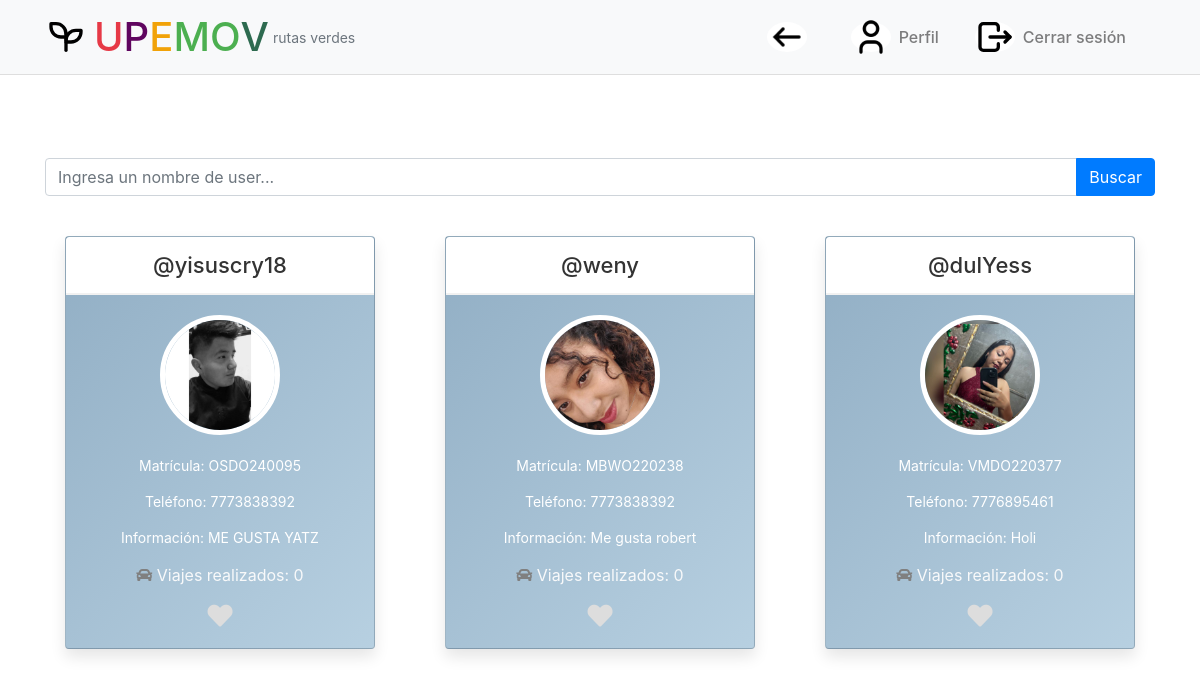
Page /view/perfil/perfiles_c.php (signed in) on the committed database.
### tables this page shows
CREATE TABLE perfiles (
    id INT NOT NULL AUTO_INCREMENT PRIMARY KEY,
    idAlumno INT NOT NULL,
    nombreUser TEXT NULL,
    matricula TEXT NULL,
    telefono TEXT NOT NULL,
    valoracion ENUM('1', '2', '3', '4', '5') NULL,
    viajes INT NULL,
    informacion TEXT NULL,
    imagen VARCHAR(255) NULL,
    FOREIGN KEY (idAlumno) REFERENCES usuarios(id) 
    ON DELETE CASCADE 
    ON UPDATE CASCADE
);

### model/buscar_perfiles.php (called while the page is built, shortened)
<?php
include('db.php');
$searchTerm = isset($_GET['search']) ? trim($_GET['search']) : '';
if ($searchTerm) {
    $query = "SELECT * FROM perfiles WHERE nombreUser LIKE ?";
    $stmt = $conn->prepare($query);
    $searchTerm = "%$searchTerm%";
    $stmt->bind_param('s', $searchTerm);
    $stmt->execute();
    $result = $stmt->get_result();
} else {
    $query = "SELECT * FROM perfiles";
    $result = mysqli_query($conn, $query);
}
$profiles = mysqli_fetch_all($result, MYSQLI_ASSOC);
?>

### view/perfil/perfiles_c.php (the view, shortened to what this page needs)
<link href="../../public/css/perfiles.css" rel="stylesheet">
<?php
include('../../model/buscar_perfiles.php');
include '../conductor/header_conductor.php';
?>
<!DOCTYPE html>
<html lang="es">
<head>
    <link href="https://stackpath.bootstrapcdn.com/bootstrap/4.5.2/css/bootstrap.min.css" rel="stylesheet">
    <link href="https://cdnjs.cloudflare.com/ajax/libs/font-awesome/5.15.4/css/all.min.css" rel="stylesheet">
</head>
<body>
    <div class="container mt-5">
        <form method="GET" class="search-bar">
            <div class="input-group">
                <input type="text" name="search" class="form-control" placeholder="Ingresa un nombre de user..." value="<?php echo htmlspecialchars(isset($_GET['search']) ? $_GET['search'] : ''); ?>">
                <div class="input-group-append">
                    <button type="submit" class="btn btn-primary">Buscar</button>
                </div>
            </div>
        </form>
        <div class="row">
            <?php
            if (!empty($profiles)) {
                foreach ($profiles as $profile) {
                    $imagePath = !empty($profile['imagen']) ? '../' . htmlspecialchars($profile['imagen']) : '../../public/img/perfil.svg';
                    echo '
                    <div class="col-md-4 col-sm-6">
                        <div class="card profile-card">
                            <div class="card-header">
                                <h4>@' . htmlspecialchars($profile['nombreUser']) . '</h4>
                            </div>
                            <div class="card-body">
                                <img src="' . $imagePath . '" alt="Foto de perfil">
                                <p class="profile-info">Matrícula: ' . htmlspecialchars($profile['matricula']) . '</p>
                                <p class="profile-info">Teléfono: ' . htmlspecialchars($profile['telefono']) . '</p>
                                <p class="profile-info">Información: ' . htmlspecialchars($profile['informacion']) . '</p>
                                <p class="viajes"><i class="fas fa-car"></i> Viajes realizados: ' . htmlspecialchars($profile['viajes']) . '</p>
                                <i class="fas fa-heart like-btn" id="like_' . $profile['id'] . '"></i>
                            </div>
                        </div>
                    </div>';
                }
            } else {
                echo '<p class="text-center">No se encontraron perfiles que coincidan con el término de búsqueda.</p>';
            }
            ?>
        </div>
    </div>
</body>
</html>

### public/css/perfiles.css (style rules this page uses)
body { background-color: #f0f8ff; font-family: 'Poppins', sans-serif; }
.container { padding: 30px; }
.profile-card { margin: 20px; border: none; border-radius: 15px; overflow: hidden; background: linear-gradient(135deg, #91AEC4 0%, #B7D0E1 100%); box-shadow: 0 8px 15px rgba(0, 0, 0, 0.1); transition: transform 0.3s ease, box-shadow 0.3s ease; }
.profile-card .card-header { background-color: #ffffff; text-align: center; border-bottom: 2px solid #f1f1f1; padding: 15px; }
.profile-card .card-header h4 { font-size: 22px; color: #333; margin: 0; }
.profile-card .card-body { padding: 20px; color: #fff; text-align: center; }
.profile-card img { width: 120px; height: 120px; object-fit: cover; border-radius: 50%; margin-bottom: 20px; border: 5px solid #ffffff; }
.profile-info { font-size: 14px; margin-bottom: 15px; }
.viajes { font-size: 16px; color: #f8f9fa; margin-top: 10px; }
.viajes i { color: gray; }
.like-btn { font-size: 25px; color: #ddd; cursor: pointer; transition: color 0.3s ease; }
.search-bar { margin-bottom: 20px; border-width: 25px; }

### public/css/header.css (style rules this page uses)
body { padding-top: 80px; }

### rows in the picture
perfiles: nombreUser "yisuscry18", imagen (picture), matricula "OSDO240095", telefono "7773838392", informacion "ME GUSTA YATZ", viajes "0"
perfiles: nombreUser "weny", imagen (picture), matricula "MBWO220238", telefono "7773838392", informacion "Me gusta robert", viajes "0"
perfiles: nombreUser "dulYess", imagen (picture), matricula "VMDO220377", telefono "7776895461", informacion "Holi", viajes "0"
